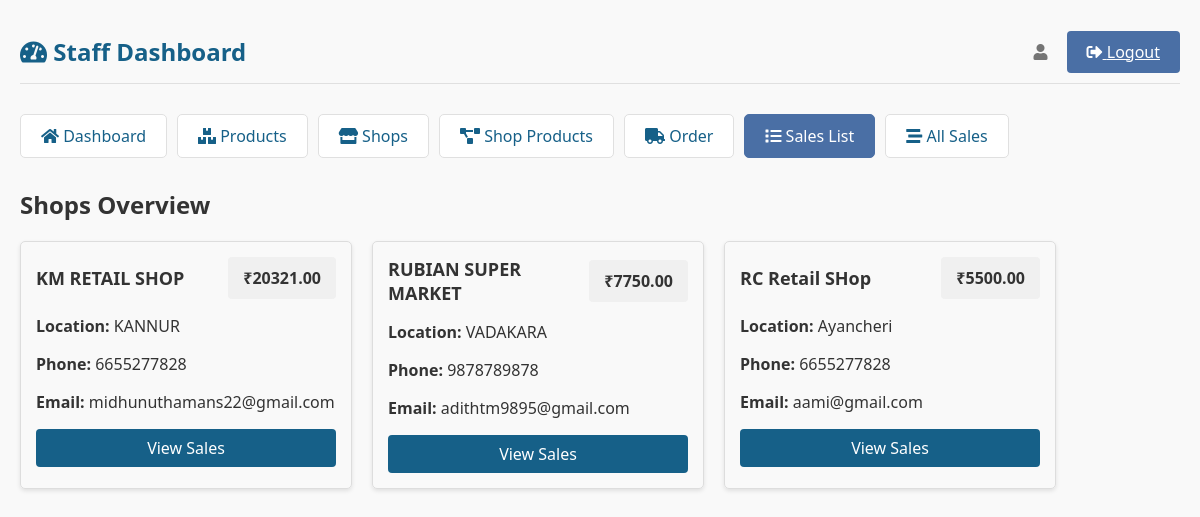
Page /sales/ on the committed database.
### shop_app/models.py (models this page shows, shortened)
class Shop(models.Model):
    name = models.CharField(max_length=255)
    location = models.CharField(max_length=255, blank=True)
    phone = models.CharField(max_length=20, blank=True)
    email = models.EmailField()
    balance = models.DecimalField(max_digits=10, decimal_places=2, default=0.0)

### shop_app/views.py (the view)
# urls.py: path('sales/', sale_list_view, name='sale_list'),
def sale_list_view(request):
    shops = Shop.objects.all()
    return render(request, 'sale/sale_list.html', {'shops': shops})

### templates/sale/sale_list.html (shortened to what this page needs)
{% extends 'staff_app/dashboard.html' %}
{% block content %}
<!DOCTYPE html>
<html>
<head>
</head>
<body>
    <h2>Shops Overview</h2>
    <div class="shop-container">
        {% for shop in shops %}
            <div class="shop-box">
                <div class="shop-header">
                    <div class="shop-name">{{ shop.name }}</div>
                    <div class="shop-balance">₹{{ shop.balance }}</div>
                </div>
                <p><strong>Location:</strong> {{ shop.location|default:"N/A" }}</p>
                <p><strong>Phone:</strong> {{ shop.phone|default:"N/A" }}</p>
                <p><strong>Email:</strong> {{ shop.email }}</p>
                <a href="{% url 'shop_sales' shop.id %}" class="view-button">View Sales</a>
            </div>
        {% empty %}
            <p>No shops found.</p>
        {% endfor %}
    </div>
</body>
</html>
{% endblock %}

### templates/sale/sale_list.html (style rules this page uses)
.shop-container { display: flex; flex-wrap: wrap; gap: 20px; margin-top: 20px; }
.shop-box { border: 1px solid #ddd; border-radius: 5px; padding: 15px; width: 300px; box-shadow: 0 2px 4px rgba(0,0,0,0.1); }
.shop-header { display: flex; justify-content: space-between; align-items: center; margin-bottom: 10px; }
.shop-name { font-size: 18px; font-weight: bold; }
.shop-balance { background-color: #f0f0f0; padding: 10px 15px; border-radius: 4px; font-weight: bold; }
.view-button { display: block; background-color: #166088; color: white; text-align: center; padding: 8px 0; border-radius: 4px; text-decoration: none; margin-top: 10px; }

### templates/staff_app/dashboard.html (style rules this page uses)
:root { --primary-color: #4a6fa5; --secondary-color: #166088; --accent-color: #4fc3f7; --light-gray: #f5f5f5; --medium-gray: #e0e0e0; --dark-gray: #757575; --success-color: #4caf50; --warning-color: #ff9800; --danger-color: #36bef4; }
body { font-family: 'Segoe UI', Tahoma, Geneva, Verdana, sans-serif; margin: 0; padding: 0; background-color: #f9f9f9; color: #333; }

### rows in the picture
Shop: name "KM RETAIL SHOP", balance "20321.00", location "KANNUR", phone "6655277828", email "midhunuthamans22@gmail.com"
Shop: name "RUBIAN SUPER MARKET", balance "7750.00", location "VADAKARA", phone "9878789878", email "adithtm9895@gmail.com"
Shop: name "RC Retail SHop", balance "5500.00", location "Ayancheri", phone "6655277828", email "aami@gmail.com"
